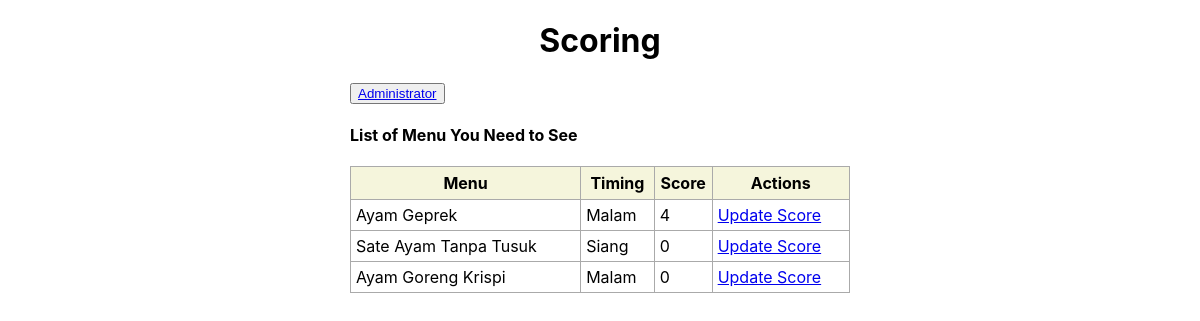
/scoring, run on an earlier commit of the app's database.
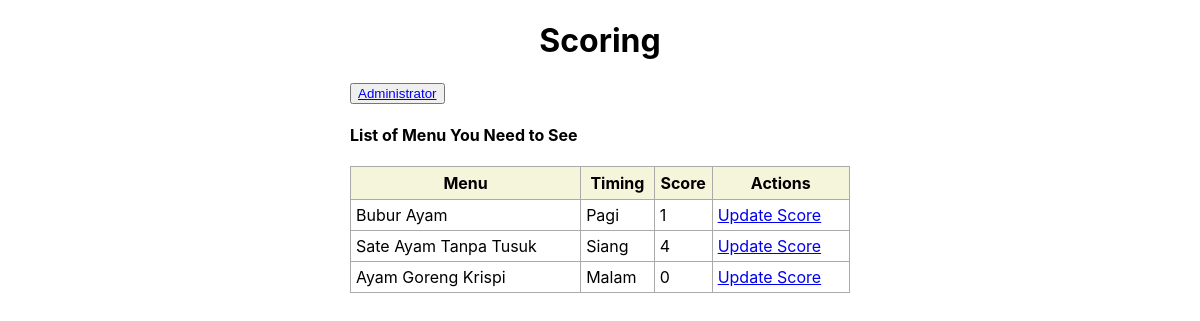
And on a later commit of the database.
### app.py (models this page shows, shortened)
class listmenu(db.Model):
    id = db.Column(db.Integer, primary_key=True)
    content = db.Column(db.String(200), nullable=False)
    timing = db.Column(db.String(200), nullable=False)
    score = db.Column(db.Integer)
    status = db.Column(db.String(200), nullable=False)

### app.py (the view)
@app.route('/scoring', methods=['GET'])
def scoring():
        menus = listmenu.query.filter_by(status = 'Active').all()
        return render_template('scoring.html', menus=menus)

### templates/scoring.html (shortened to what this page needs)
{% extends 'base.html' %}
{% block body %}
<div class="content">
    <h1 style="text-align: center">Scoring</h1>
    <button><a href="/">Administrator</a></button>
    <h4>List of Menu You Need to See</h4>
    <table>
        <tr>
            <th>Menu</th>
            <th>Timing</th>
            <th>Score</th>
            <th>Actions</th>
        </tr>
        {% for menu in menus %}
            <tr>
                <td>{{ menu.content }}</td>
                <td>{{ menu.timing }}</td>
                <td>{{ menu.score }}</td>
                <td>
                    <a href="/updatescore/{{menu.id}}">Update Score</a>
                </td>
            </tr>
        {% endfor %}
    </table>
</div>
{% endblock %}

### templates/base.html (shortened to what this page needs)
<!DOCTYPE html>
<html lang="en">
    <head>
        <link rel="stylesheet" href="{{ url_for('static', filename='css/main.css') }}">
    </head>
<body>
    {% block body %} {% endblock %}
</body>
</html>

### static/css/main.css (style rules this page uses)
body, html { margin: 0; font-family: -apple-system, BlinkMacSystemFont, 'Segoe UI', Roboto, Oxygen, Ubuntu, Cantarell, 'Open Sans', 'Helvetica Neue', sans-serif; background-color: white; }
.content { margin: 0 auto; width: 500px; }
table, td, th { border: 1px solid #aaa; }
table { border-collapse: collapse; width: 100%; }
th { background-color: beige; height: 30px; }
td { text-align: left; padding: 5px; }

What changed in the data, as far as the page shows it:
no longer on this page (row edited): listmenu: content "Ayam Geprek", timing "Malam", score "4"
now on this page (row edited): listmenu: content "Bubur Ayam", timing "Pagi", score "1"
changed listmenu "Sate Ayam Tanpa Tusuk": score "0" → "4"
